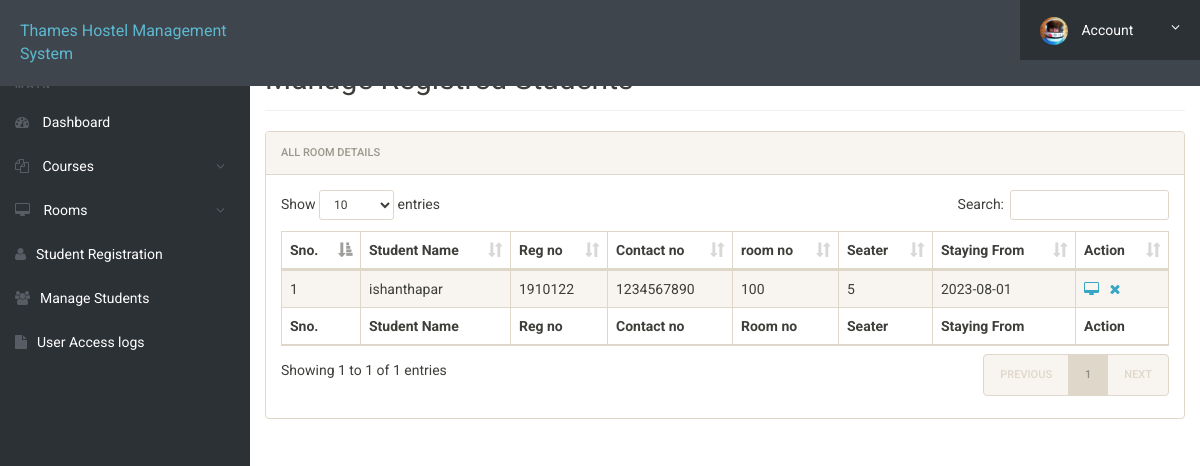
Page /admin/manage-students.php (signed in) on the committed database.
### tables this page shows
CREATE TABLE `registration` (
  `id` int(11) NOT NULL,
  `roomno` int(11) DEFAULT NULL,
  `seater` int(11) DEFAULT NULL,
  `feespm` int(11) DEFAULT NULL,
  `foodstatus` int(11) DEFAULT NULL,
  `stayfrom` date DEFAULT NULL,
  `duration` int(11) DEFAULT NULL,
  `course` varchar(500) DEFAULT NULL,
  `regno` int(11) DEFAULT NULL,
  `firstName` varchar(500) DEFAULT NULL,
  `middleName` varchar(500) DEFAULT NULL,
  `lastName` varchar(500) DEFAULT NULL,
  `gender` varchar(250) DEFAULT NULL,
  `contactno` bigint(11) DEFAULT NULL,
  `emailid` varchar(500) DEFAULT NULL,
  `egycontactno` bigint(11) DEFAULT NULL,
  `guardianName` varchar(500) DEFAULT NULL,
  `guardianRelation` varchar(500) DEFAULT NULL,
  `guardianContactno` bigint(11) DEFAULT NULL,
  `corresAddress` varchar(500) DEFAULT NULL,
  `corresCIty` varchar(500) DEFAULT NULL,
  `corresState` varchar(500) DEFAULT NULL,
  `corresPincode` int(11) DEFAULT NULL,
  `pmntAddress` varchar(500) DEFAULT NULL,
  `pmntCity` varchar(500) DEFAULT NULL,
  `pmnatetState` varchar(500) DEFAULT NULL,
  `pmntPincode` int(11) DEFAULT NULL,
  `postingDate` timestamp NULL DEFAULT current_timestamp(),
  `updationDate` varchar(500) DEFAULT NULL
);

### admin/manage-students.php (the view, shortened to what this page needs)
<?php
include('includes/config.php');
?>
<!doctype html>
<html lang="en" class="no-js">
<head>
	<link rel="stylesheet" href="css/font-awesome.min.css">
	<link rel="stylesheet" href="css/bootstrap.min.css">
	<link rel="stylesheet" href="css/dataTables.bootstrap.min.css">
	<link rel="stylesheet" href="css/bootstrap-social.css">
	<link rel="stylesheet" href="css/bootstrap-select.css">
	<link rel="stylesheet" href="css/fileinput.min.css">
	<link rel="stylesheet" href="css/awesome-bootstrap-checkbox.css">
	<link rel="stylesheet" href="css/style.css">
</head>
<body>
	<?php include('includes/header.php');?>
	<div class="ts-main-content">
			<?php include('includes/sidebar.php');?>
		<div class="content-wrapper">
			<div class="container-fluid">
				<div class="row">
					<div class="col-md-12">
						<h2 class="page-title" style="margin-top:4%">Manage Registred Students</h2>
						<div class="panel panel-default">
							<div class="panel-heading">All Room Details</div>
							<div class="panel-body">
								<table id="zctb" class="display table table-striped table-bordered table-hover" cellspacing="0" width="100%">
									<thead>
										<tr>
											<th>Sno.</th>
											<th>Student Name</th>
											<th>Reg no</th>
											<th>Contact no </th>
											<th>room no  </th>
											<th>Seater </th>
											<th>Staying From </th>
											<th>Action</th>
										</tr>
									</thead>
									<tfoot>
										<tr>
											<th>Sno.</th>
											<th>Student Name</th>
											<th>Reg no</th>
											<th>Contact no </th>
											<th>Room no  </th>
											<th>Seater </th>
											<th>Staying From </th>
											<th>Action</th>
										</tr>
									</tfoot>
									<tbody>
<?php
$ret="select * from registration";
$stmt= $mysqli->prepare($ret) ;
$stmt->execute() ;
$res=$stmt->get_result();
$cnt=1;
while($row=$res->fetch_object())
	  {
	  	?>
<tr><td><?php echo $cnt;;?></td>
<td><?php echo $row->firstName;?><?php echo $row->middleName;?><?php echo $row->lastName;?></td>
<td><?php echo $row->regno;?></td>
<td><?php echo $row->contactno;?></td>
<td><?php echo $row->roomno;?></td>
<td><?php echo $row->seater;?></td>
<td><?php echo $row->stayfrom;?></td>
<td>
<a href="student-details.php?regno=<?php echo $row->regno;?>" title="View Full Details"><i class="fa fa-desktop"></i></a>&nbsp;&nbsp;
<a href="manage-students.php?del=<?php echo $row->regno;?>" title="Delete Record" onclick="return confirm('Do you want to delete');"><i class="fa fa-close"></i></a></td>
										</tr>
									<?php
$cnt=$cnt+1;
									 } ?>
									</tbody>
								</table>
							</div>
						</div>
					</div>
				</div>
			</div>
		</div>
	</div>
</body>
</html>

### admin/css/style.css (style rules this page uses)
html { font-size: 14px; }
@media only screen and (min-width: 480px) { html { font-size: 17px; } }
@media only screen and (min-width: 768px) { html { font-size: 14px; } }
body { font-size: 1em; }
a { color: #37a6c4; }
.panel { overflow: hidden; }
.page-title { padding-bottom: 15px; margin-bottom: 20px; border-bottom: 1px solid #f0f0f0; }
.ts-main-content .content-wrapper { padding-top: 15px; margin-top: 10px; }
@media only screen and (min-width: 992px) { .ts-main-content .content-wrapper { margin-left: 250px; } }

### rows in the picture
registration: firstName "ishan", lastName "thapar", regno "1910122", contactno "1234567890", roomno "100", seater "5", stayfrom "2023-08-01"
